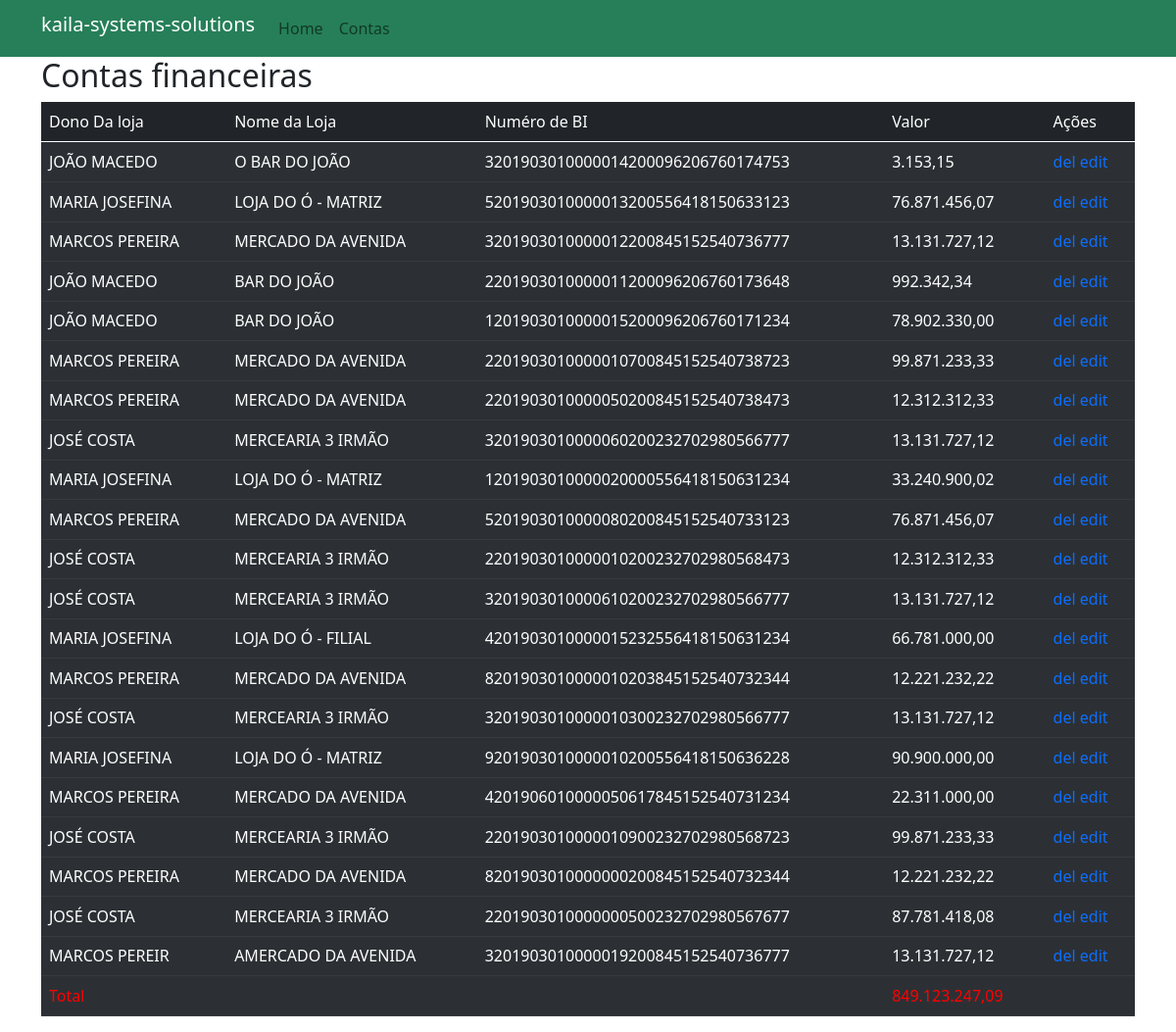
/show_finance.php, run on the app's committed database.
### tables this page shows
CREATE TABLE `financeira` (
  `idF` int(11) NOT NULL,
  `ValorMovimento` varchar(150) NOT NULL,
  `BI` varchar(250) NOT NULL,
  `NomeDonoLoja` varchar(150) NOT NULL,
  `NomeLoja` varchar(160) NOT NULL,
  `Created_at` timestamp NOT NULL DEFAULT CURRENT_TIMESTAMP,
  `Updated_at` timestamp NOT NULL DEFAULT CURRENT_TIMESTAMP
);

### App/Models/connection.php (called while the page is built, shortened)
<?php
abstract class Connected
{
  protected $host = "localhost";
  protected $user = "root";
  protected $pass = "";
  protected $bd = "kaila_systems_solution";
  public function __construct()
  {
    $dns = "mysql:host=" . $this->host . ";dbname=" . $this->bd;
    $this->con = new PDO($dns, $this->user, $this->pass);
  }
}
?>

### App/Models/arquivo.php (called while the page is built, shortened)
<?php
  require_once "connection.php";
  class Arquivo extends Connected
  {
	public function listarArquivoFinanceiro()
	{
		$listar = $this->con->prepare("SELECT * FROM `financeira` WHERE 1");
		$listar->execute();
		if($listar->rowCount()>0){
			$dados = $listar->fetchall(PDO::FETCH_OBJ);
			return $dados;
		}else{
			return 0;
		}
	}
	}

### show_finance.php (the view, shortened to what this page needs)
<?php
$title = "Lista de registro";
require_once "layout/layout.php";
echo $head;
?>
<div id="section-upload">
  <div class="container">
    <div class="row">
      <div class="col-lg-12 ">
        <?php
        require_once "App/Models/arquivo.php";
        $arquivo = new Arquivo();
        $dadosArquivo = $arquivo->listarArquivoFinanceiro();
        if ($dadosArquivo) {
          $dadoArquivo = new arrayIterator($dadosArquivo);
          echo '<h2> Contas financeiras</h2>
              <table class="table table-dark table-striped">
                <thead>
                  <tr>
                      <td>Dono Da loja</td>
                      <td>Nome da Loja</td>
                      <td>Numéro de BI</td>
                      <td>Valor</td>
                      <td>Ações</td>
                  </tr>
                </thead>
                <tbody>';
          $totalSaldo = 0;
          while ($dadoArquivo->valid()) {
            echo '
                  <tr>
                      <td>' . $dadoArquivo->current()->NomeDonoLoja . '</td>
                      <td>' . $dadoArquivo->current()->NomeLoja . '</td>
                      <td>' . $dadoArquivo->current()->BI . '</td>
                      <td>' . number_format($dadoArquivo->current()->ValorMovimento, "2", ",", ".") . '</td>
                      <td>
                      <a href="app/Database/insertarquivo.php?acao=delete&id=' . $dadoArquivo->current()->idF . '">del</a>
                      <a href="edit.php?acao=edit&id=' . $dadoArquivo->current()->idF . '">edit</a>
                      </td>
                  <tr>
                  ';
            $totalSaldo = $totalSaldo + $dadoArquivo->current()->ValorMovimento;
            $dadoArquivo->next();
          }
          echo '
                  <tr class=" " style="color:red;">
                    <td colspan="3">Total </td>
                    <td colspan="1">' . number_format($totalSaldo, "2", ",", ".") . '</td>
                    <td colspan=""></td>
                  </tr>
                          </tbody>
              </table>';
        } else {
          echo '<h3>Adicione primeiro arquivo de conta <a href="/Kaila/upload.php" class="nav-link link-activo"> arquivo</a></h3>';
        }
        echo '</div>
  </div>
</div>';
echo $footer;
?>

### layout/layout.php
<?php
$head =  '
<!DOCTYPE html>
<html lang="en">
<head>
  <meta charset="UTF-8">
  <meta http-equiv="X-UA-Compatible" content="IE=edge">
  <meta name="viewport" content="width=device-width, initial-scale=1.0">
  <title>'.$title.'</title>
  <link rel="stylesheet" href="assets/bootstrap/css/bootstrap.min.css">
  <link rel="stylesheet" href="assets/bootstrap/css/config.css">
</head>
<body>
  <div id="geral">
    <header id="header" class="navbar navbar-expand-lg cabecalho navbar-light">
      <div class="container">
        <a href="">
          <h1 class="navbar-brand" id="logo"> kaila-systems-solutions</h1>
        </a>
        <button type="button" class=" navbar-toggler " data-bs-toggle="collapse" data-bs-target="#barraNavegacao">
          <i class="fa fa-bars"></i>
        </button>
        <nav class="collapse navbar-collapse justify-content-start " id="barraNavegacao">
          <ul class="nav navbar-nav">
            <li class="nav-item"><a href="/kaila/" class="nav-link link-activo">Home</a></li>
            <li class="nav-item"><a href="/Kaila/upload.php" class="nav-link link-activo">Contas</a></li>
          </ul>
        </nav>
      </div>
      </header>
      </head>
';
$footer = '
 </div>
  <script src="assets/bootstrap/js/bootstrap.bundle.js"></script>
</body>
</html>
';
?>

### data on the page
financeira: NomeDonoLoja "JOÃO MACEDO", NomeLoja "O BAR DO JOÃO", BI "3201903010000014200096206760174753", ValorMovimento "3.153,15"
financeira: NomeDonoLoja "MARIA JOSEFINA", NomeLoja "LOJA DO Ó - MATRIZ", BI "5201903010000013200556418150633123", ValorMovimento "76.871.456,07"
financeira: NomeDonoLoja "MARCOS PEREIRA", NomeLoja "MERCADO DA AVENIDA", BI "3201903010000012200845152540736777", ValorMovimento "13.131.727,12"
financeira: NomeDonoLoja "JOÃO MACEDO", NomeLoja "BAR DO JOÃO", BI "2201903010000011200096206760173648", ValorMovimento "992.342,34"
financeira: NomeDonoLoja "JOÃO MACEDO", NomeLoja "BAR DO JOÃO", BI "1201903010000015200096206760171234", ValorMovimento "78.902.330,00"
financeira: NomeDonoLoja "MARCOS PEREIRA", NomeLoja "MERCADO DA AVENIDA", BI "2201903010000010700845152540738723", ValorMovimento "99.871.233,33"
financeira: NomeDonoLoja "MARCOS PEREIRA", NomeLoja "MERCADO DA AVENIDA", BI "2201903010000050200845152540738473", ValorMovimento "12.312.312,33"
financeira: NomeDonoLoja "JOSÉ COSTA", NomeLoja "MERCEARIA 3 IRMÃO", BI "3201903010000060200232702980566777", ValorMovimento "13.131.727,12"
financeira: NomeDonoLoja "MARIA JOSEFINA", NomeLoja "LOJA DO Ó - MATRIZ", BI "1201903010000020000556418150631234", ValorMovimento "33.240.900,02"
financeira: NomeDonoLoja "MARCOS PEREIRA", NomeLoja "MERCADO DA AVENIDA", BI "5201903010000080200845152540733123", ValorMovimento "76.871.456,07"
financeira: NomeDonoLoja "JOSÉ COSTA", NomeLoja "MERCEARIA 3 IRMÃO", BI "2201903010000010200232702980568473", ValorMovimento "12.312.312,33"
financeira: NomeDonoLoja "JOSÉ COSTA", NomeLoja "MERCEARIA 3 IRMÃO", BI "3201903010000610200232702980566777", ValorMovimento "13.131.727,12"
financeira: NomeDonoLoja "MARIA JOSEFINA", NomeLoja "LOJA DO Ó - FILIAL", BI "4201903010000015232556418150631234", ValorMovimento "66.781.000,00"
financeira: NomeDonoLoja "MARCOS PEREIRA", NomeLoja "MERCADO DA AVENIDA", BI "8201903010000010203845152540732344", ValorMovimento "12.221.232,22"
financeira: NomeDonoLoja "JOSÉ COSTA", NomeLoja "MERCEARIA 3 IRMÃO", BI "3201903010000010300232702980566777", ValorMovimento "13.131.727,12"
financeira: NomeDonoLoja "MARIA JOSEFINA", NomeLoja "LOJA DO Ó - MATRIZ", BI "9201903010000010200556418150636228", ValorMovimento "90.900.000,00"
financeira: NomeDonoLoja "MARCOS PEREIRA", NomeLoja "MERCADO DA AVENIDA", BI "4201906010000050617845152540731234", ValorMovimento "22.311.000,00"
financeira: NomeDonoLoja "JOSÉ COSTA", NomeLoja "MERCEARIA 3 IRMÃO", BI "2201903010000010900232702980568723", ValorMovimento "99.871.233,33"
financeira: NomeDonoLoja "MARCOS PEREIRA", NomeLoja "MERCADO DA AVENIDA", BI "8201903010000000200845152540732344", ValorMovimento "12.221.232,22"
financeira: NomeDonoLoja "JOSÉ COSTA", NomeLoja "MERCEARIA 3 IRMÃO", BI "2201903010000000500232702980567677", ValorMovimento "87.781.418,08"
financeira: NomeDonoLoja "MARCOS PEREIR", NomeLoja "AMERCADO DA AVENIDA", BI "3201903010000019200845152540736777", ValorMovimento "13.131.727,12"

### other printed values
$totalSaldo "849.123.247,09"
